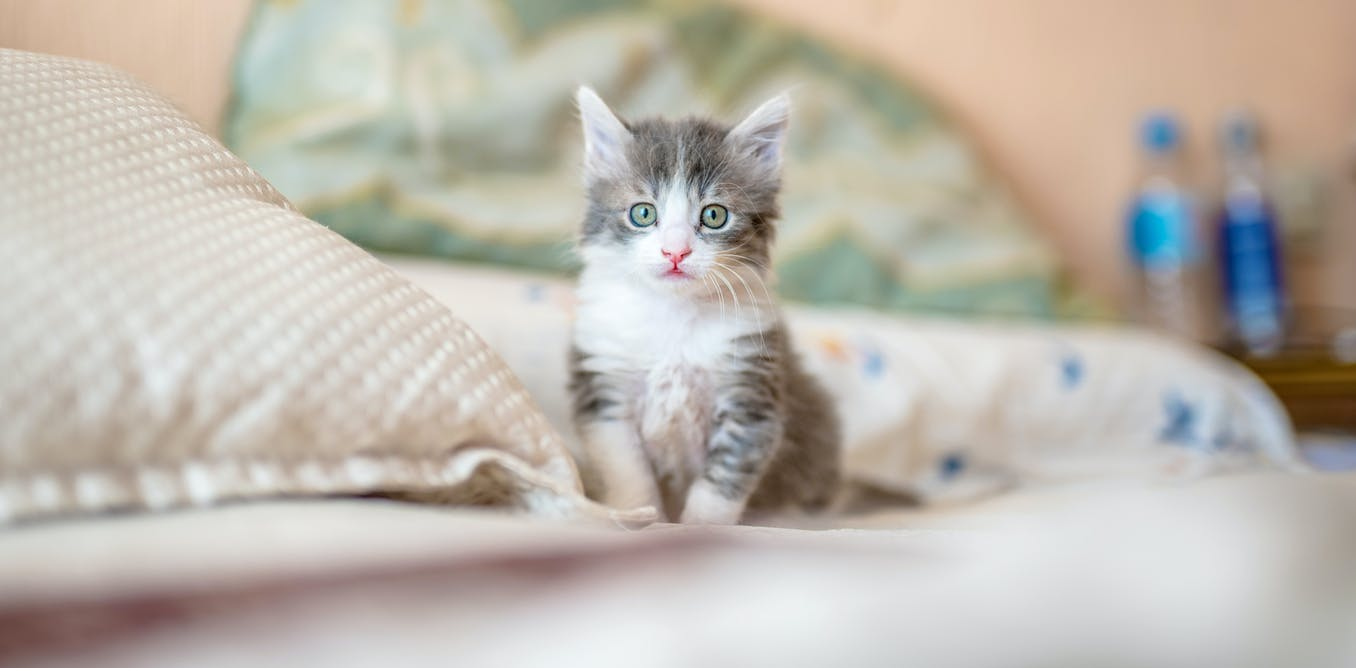
#> input picture Photos/cat.jpg, 1356 x 668 px
$ python Color_Spaces.py
#> lines starting #> are read from the running program, lines starting #| are printed output that depends on the picture
# -*- coding: utf-8 -*-
"""
Created on Mon Nov 23 18:32:29 2020

@author: ricardo.montoya
"""

import cv2 as cv
import matplotlib.pyplot as plt

img = cv.imread("Photos/cat.jpg")
#> img is the input picture: shape (668, 1356, 3); mean B, G, R 173.6, 182.8, 188.8
cv.imshow("Cat", img)


plt.imshow(img)
plt.show()

gray = cv.cvtColor(img, cv.COLOR_BGR2GRAY)
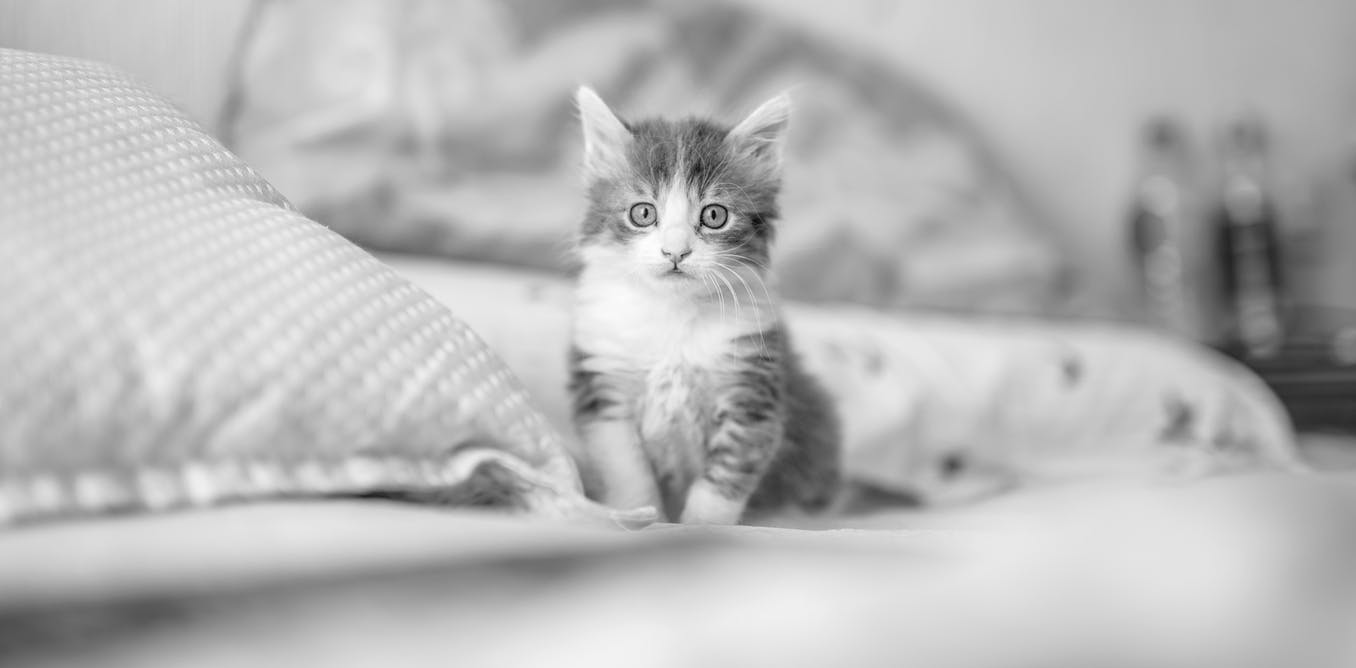
#> gray: shape (668, 1356); min 1, max 254, mean 183.6
cv.imshow("Gray", gray)

hsv = cv.cvtColor(img, cv.COLOR_BGR2HSV)
#> hsv: shape (668, 1356, 3); mean H, S, V 41.2, 31.5, 192.4
cv.imshow("HSV", hsv)

lab = cv.cvtColor(img, cv.COLOR_BGR2Lab)
#> lab: shape (668, 1356, 3); mean of channels 0, 1, 2 189.8, 128.9, 133.6
cv.imshow("Lab", lab)

rgb = cv.cvtColor(img, cv.COLOR_BGR2RGB)
cv.imshow("RGB", rgb)

plt.imshow(rgb)
plt.show()

hsv_bgr = cv.cvtColor(hsv, cv.COLOR_HSV2BGR)
cv.imshow("HSV --> BGR", hsv_bgr)

cv.waitKey(0)
